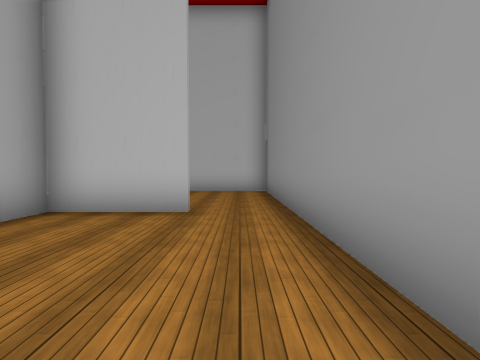
view 1 (above)

20 first-person views from a walk through a scene from a Unity 3-D project. The camera is 1.4 m above the floor, tilts 2° down and sees 90° across. The floor is counted in squares, 2 m on a side. Each view is taken from the middle of a square. On the plan, view 1 faces up. The plan holds only what a view shows up to about 9 squares ahead; the rest is blank. The place goes on beyond the plan. The player character is not drawn. Some animated figures are not drawn. Some surface patterns are stand-ins.

view 2
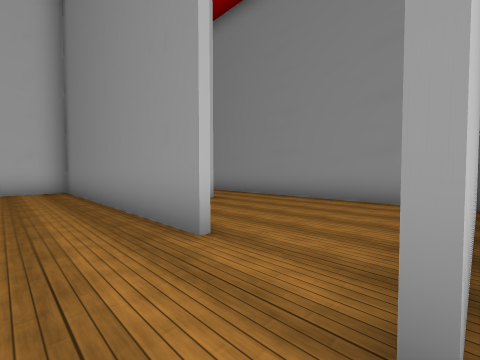

view 3
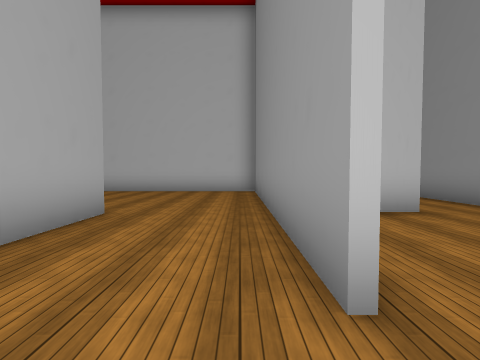

view 4
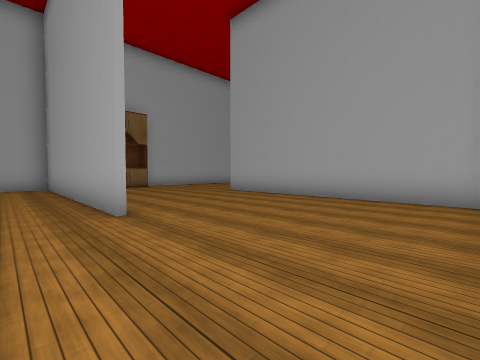

view 5
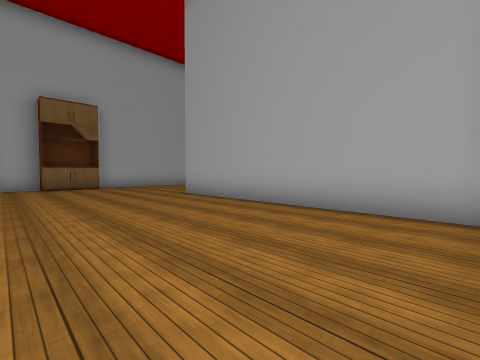

view 6
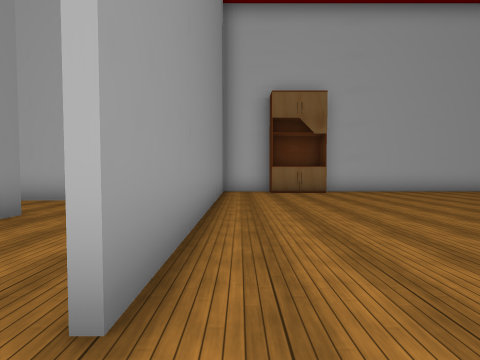

view 7
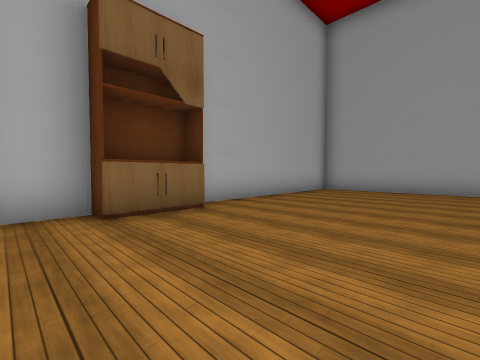

view 8
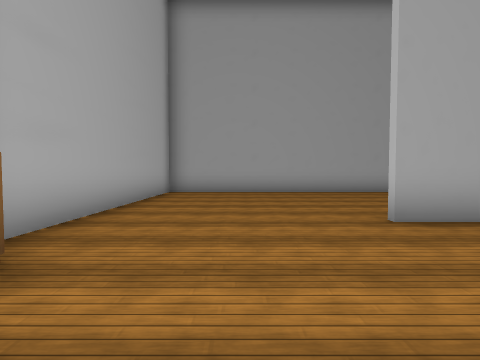

view 9
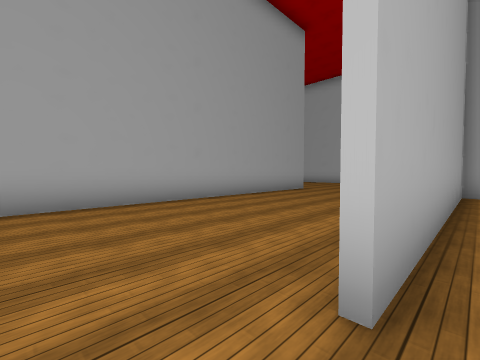

view 10
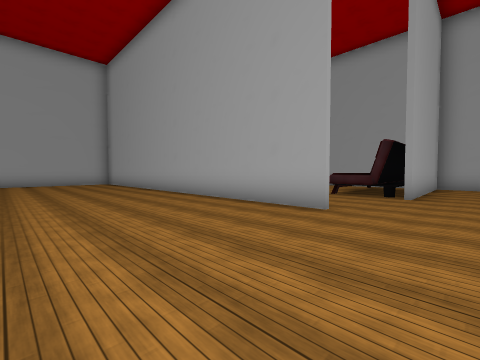

view 11
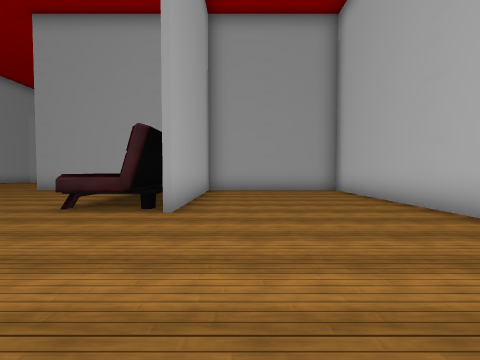

view 12
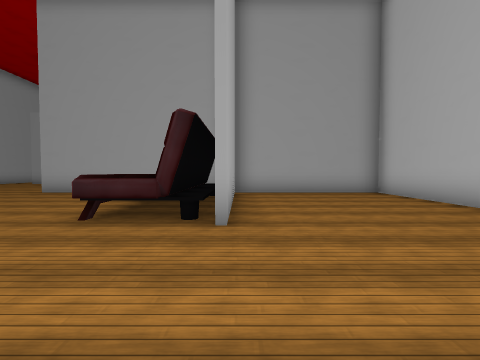

view 13
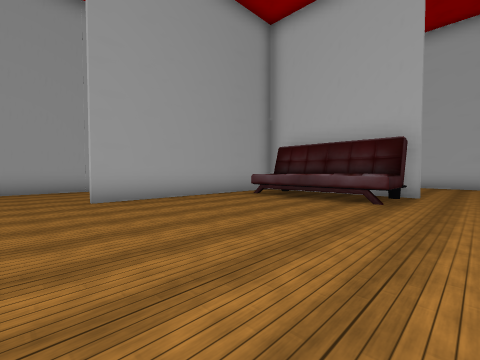

view 14
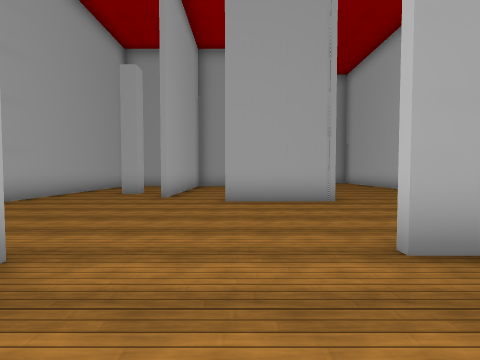

view 15
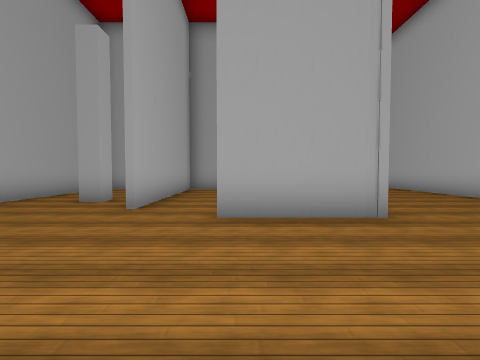

view 16
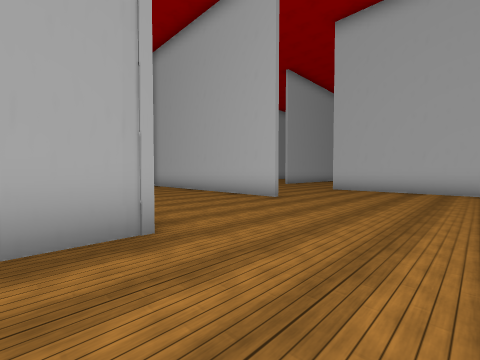

view 17
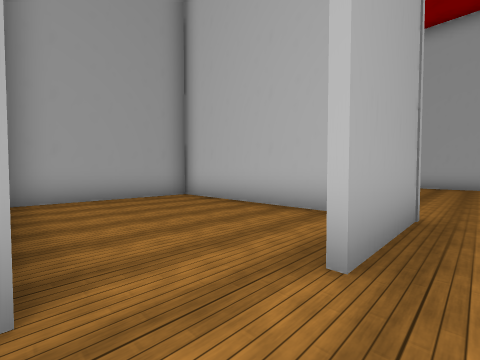

view 18
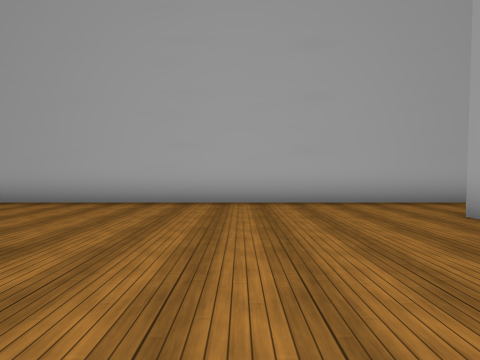

view 19
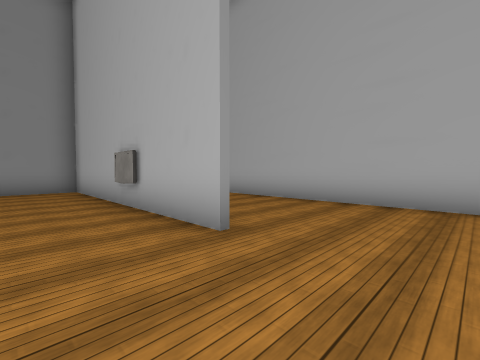

view 20
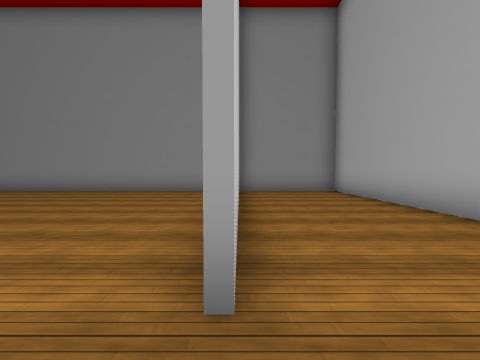

### Floor plan
Key: @ floor where view 1 was taken; # wall or solid block; . floor; O other object.
Columns run from 33 left of view 1 to 1 right of it. Each row starts with its distance up from view 1.
 15          #######
 14          #......
 13          #.......
 12      #####........
 11    ......#............
 10    ......#...#........
  9 #####....#OOOO........#############
  8 .........#OOOO...#....#.......# ..#
  7 .........#.......#....#.......# ..#
  6  ........#.......#....#.......# ..#
  5    ......#.......#....#.......# ..#
  4 ######...#.......#....#....#..###.#
  3 .....#...........#....#....#..#...#
  2 .....#...........#....#....#..#...#
  1 .................#.........#......#
  0 #####.....########.........#.....@#
 -1   ...............#.........#.######
 -2   ...............#.........#.
 -3   ...............#......OO.#.
 -4  ############################

Where each view was taken, in squares from view 1:
view 1: 0 up, 0 right, facing up
view 2: 1 down, 5 left, facing up-right
view 3: 0 up, 4 left, facing up
view 4: 8 up, 5 left, facing down-left
view 5: 8 up, 7 left, facing down-left
view 6: 5 up, 7 left, facing down
view 7: 1 up, 7 left, facing down-left
view 8: 1 down, 8 left, facing left
view 9: 0 up, 11 left, facing up-left
view 10: 11 up, 12 left, facing down-left
view 11: 11 up, 15 left, facing left
view 12: 10 up, 16 left, facing left
view 13: 2 up, 18 left, facing up-left
view 14: 2 up, 22 left, facing left
view 15: 2 up, 24 left, facing left
view 16: 3 up, 25 left, facing up-left
view 17: 0 up, 27 left, facing up-left
view 18: 2 up, 26 left, facing down
view 19: 2 up, 26 left, facing down-right
view 20: 0 up, 25 left, facing right
